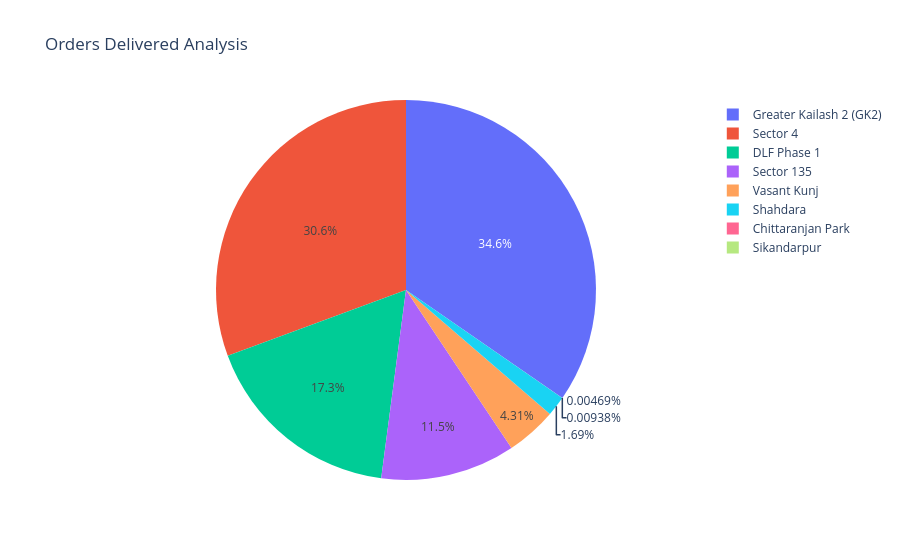

Notebook code cell kept with this figure:
### Code cell
pie_df.columns = ["Status", "Orders"]

fig = px.pie(pie_df,
             values="Orders",
             names="Status",
             title="Orders Delivered Analysis")

fig.show()

### Figure 1 — Plotly figure (JSON) as saved in the notebook; plotly's stock layout.template omitted (floating-point values rounded to 4 significant figures)
{"data": [{"domain": {"x": [0, 1], "y": [0, 1]}, "hovertemplate": "Status=%{label}<br>Orders=%{value}<extra></extra>", "labels": ["Greater Kailash 2 (GK2)", "Sector 4", "DLF Phase 1", "Sector 135", "Vasant Kunj", "Shahdara", "Chittaranjan Park", "Sikandarpur"], "legendgroup": "", "name": "", "showlegend": true, "type": "pie", "values": [7380, 6530, 3686, 2442, 920, 360, 2, 1]}], "layout": {"legend": {"tracegroupgap": 0}, "title": {"text": "Orders Delivered Analysis"}}}
